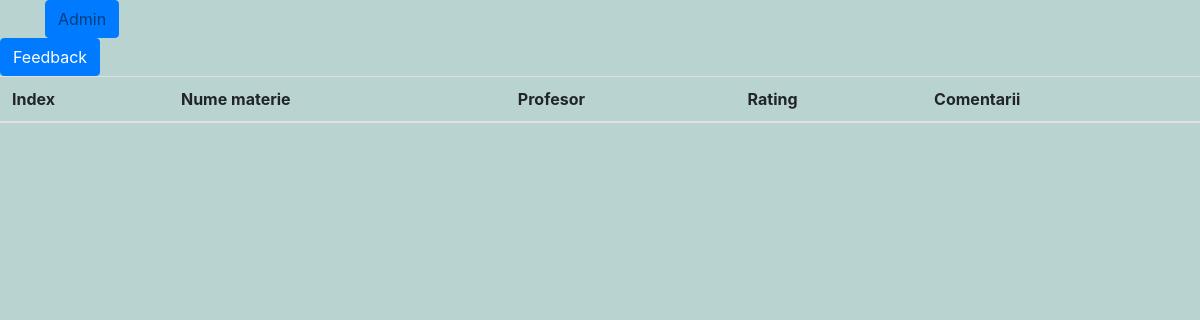
/feedback/, run on an earlier commit of the app's database.
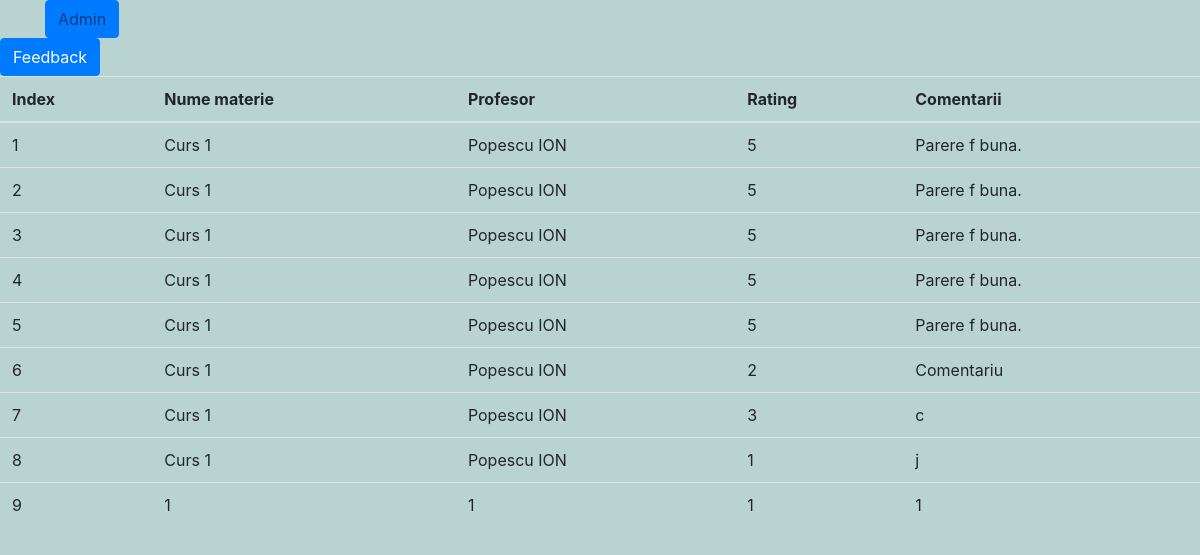
And on a later commit of the database.
### feedback/models.py (models this page shows, shortened)
class FeedbackCurs(models.Model):
    nume_curs = models.CharField(max_length=100)
    profesor = models.CharField(max_length=100)
    rating = models.IntegerField(choices=[(i, i) for i in range(1, 6)])  # Rating de la 1 la 5
    comentarii = models.TextField(max_length=1000)

### feedback/views.py (the view)
# urls.py: path('', views.FeedbackView.as_view(), name='lista_feedback'),
class FeedbackView(ListView):
    model=FeedbackCurs
    template_name = 'feedback/feedback_form.html'
    context_object_name = 'lista_feedback'

### templates/feedback/feedback_form.html
{% extends 'base.html' %}
{% block content %}
    <a class="btn btn-primary" href="{% url 'feedback:adaugare' %}">Feedback</a>
    <table class="table">
    <thead>
    <tr>
        <th>Index</th>
        <th>Nume materie</th>
        <th>Profesor</th>
        <th>Rating</th>
        <th>Comentarii</th>
    </tr>
    </thead>
    <tbody>
        {% for item in lista_feedback %}
            <tr>
                <td>{{ forloop.counter }}</td>
                <td>{{ item.nume_curs }}</td>
                <td>{{ item.profesor }}</td>
                <td>{{ item.rating }}</td>
                <td>{{ item.comentarii }}</td>
            </tr>
        {% endfor %}
    </tbody>
    </table>
{% endblock %}

### templates/base.html (shortened to what this page needs)
<html>
<head>
    <link rel="stylesheet" href="https://stackpath.bootstrapcdn.com/bootstrap/4.4.1/css/bootstrap.min.css">
</head>
<body>
    <div class="container">
        <div class="row">
            <div class="col-md-12">
                <nav>
                    <a class="btn btn-primary" href="/admin/">Admin</a>
                </nav>
            </div>
        </div>
    </div>
    {% block content %}
    {% endblock %}
</body>
</html>

### templates/base.html (style rules this page uses)
body { background-color: #b9d4d0; }
.container .row .col-md-12 nav a.btn { color: #003d7a; text-decoration: none; }

What changed in the data, as far as the page shows it:
added FeedbackCurs: nume_curs "Curs 1", profesor "Popescu ION", rating "5", comentarii "Parere f buna."
added FeedbackCurs: nume_curs "Curs 1", profesor "Popescu ION", rating "5", comentarii "Parere f buna."
added FeedbackCurs: nume_curs "Curs 1", profesor "Popescu ION", rating "5", comentarii "Parere f buna."
added FeedbackCurs: nume_curs "Curs 1", profesor "Popescu ION", rating "5", comentarii "Parere f buna."
added FeedbackCurs: nume_curs "Curs 1", profesor "Popescu ION", rating "5", comentarii "Parere f buna."
added FeedbackCurs: nume_curs "Curs 1", profesor "Popescu ION", rating "2", comentarii "Comentariu"
added FeedbackCurs: nume_curs "Curs 1", profesor "Popescu ION", rating "3", comentarii "c"
added FeedbackCurs: nume_curs "Curs 1", profesor "Popescu ION", rating "1", comentarii "j"
added FeedbackCurs: nume_curs "1", profesor "1", rating "1", comentarii "1"
